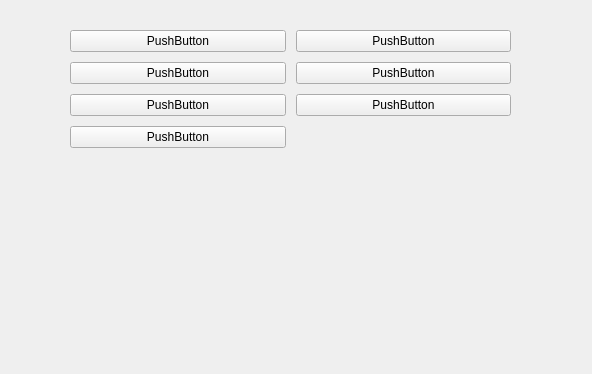
<?xml version="1.0" encoding="UTF-8"?>
<ui version="4.0">
 <class>Form</class>
 <widget class="QWidget" name="Form">
  <property name="geometry">
   <rect>
    <x>0</x>
    <y>0</y>
    <width>592</width>
    <height>374</height>
   </rect>
  </property>
  <property name="windowTitle">
   <string>Form</string>
  </property>
  <widget class="QWidget" name="gridLayoutWidget">
   <property name="geometry">
    <rect>
     <x>60</x>
     <y>20</y>
     <width>461</width>
     <height>321</height>
    </rect>
   </property>
   <layout class="QGridLayout" name="gridLayout" rowstretch="0,0,0,0">
    <property name="sizeConstraint">
     <enum>QLayout::SetMinAndMaxSize</enum>
    </property>
    <property name="leftMargin">
     <number>10</number>
    </property>
    <property name="topMargin">
     <number>10</number>
    </property>
    <property name="rightMargin">
     <number>10</number>
    </property>
    <property name="bottomMargin">
     <number>10</number>
    </property>
    <property name="spacing">
     <number>10</number>
    </property>
    <item row="2" column="1">
     <widget class="QPushButton" name="pushButton_5">
      <property name="text">
       <string>PushButton</string>
      </property>
     </widget>
    </item>
    <item row="3" column="0">
     <widget class="QPushButton" name="pushButton_2">
      <property name="text">
       <string>PushButton</string>
      </property>
     </widget>
    </item>
    <item row="0" column="1">
     <widget class="QPushButton" name="pushButton_6">
      <property name="text">
       <string>PushButton</string>
      </property>
     </widget>
    </item>
    <item row="1" column="1">
     <widget class="QPushButton" name="pushButton_7">
      <property name="text">
       <string>PushButton</string>
      </property>
     </widget>
    </item>
    <item row="0" column="0">
     <widget class="QPushButton" name="pushButton">
      <property name="text">
       <string>PushButton</string>
      </property>
     </widget>
    </item>
    <item row="1" column="0">
     <widget class="QPushButton" name="pushButton_3">
      <property name="text">
       <string>PushButton</string>
      </property>
     </widget>
    </item>
    <item row="2" column="0">
     <widget class="QPushButton" name="pushButton_4">
      <property name="text">
       <string>PushButton</string>
      </property>
     </widget>
    </item>
   </layout>
  </widget>
 </widget>
 <resources/>
 <connections/>
</ui>
